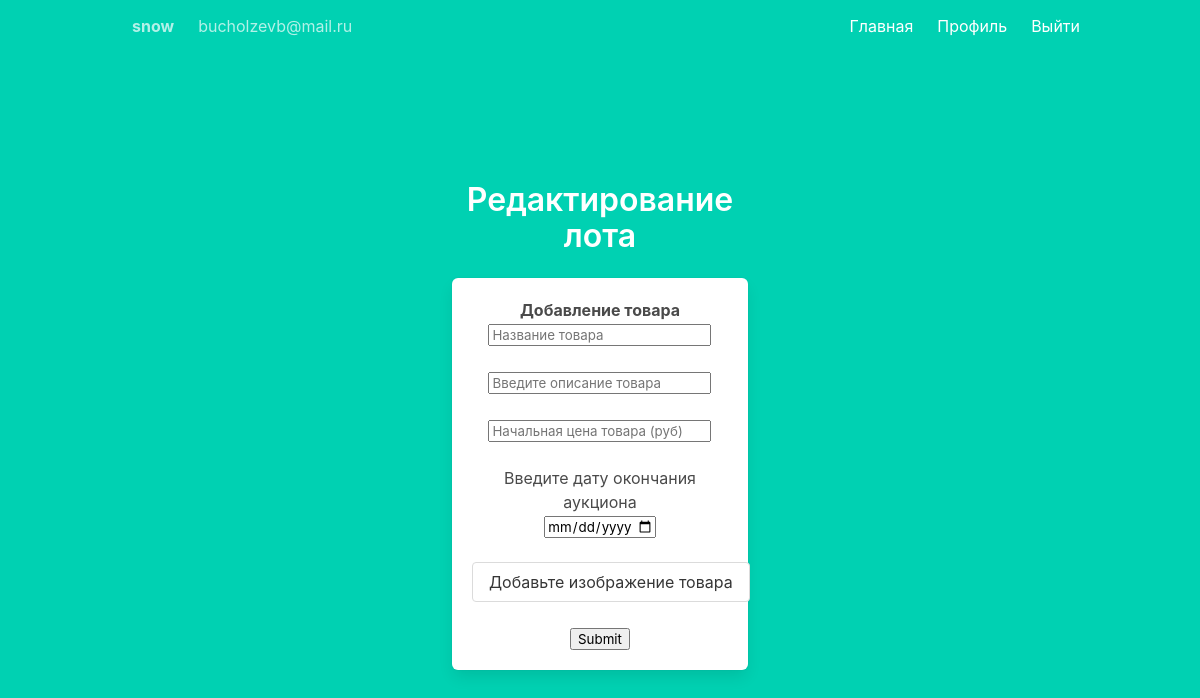
The app's page /change/17 (signed in), older data.
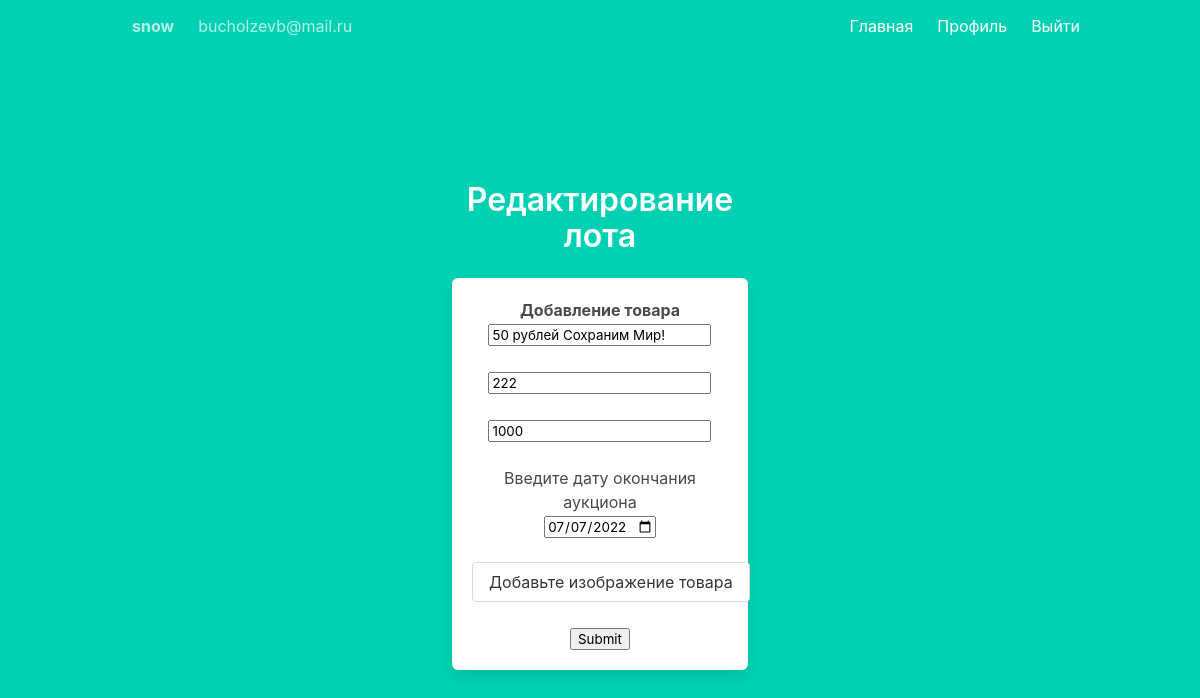
The same page, newer data.
### models.py (models this page shows, shortened)
class User(UserMixin, db.Model):
    id = db.Column(db.Integer, primary_key=True)  # primary keys are required by SQLAlchemy
    email = db.Column(db.String(100), unique=True, nullable=False)
    password = db.Column(db.String(100), nullable=False)
    name = db.Column(db.String(1000), nullable=False)
    items = db.relationship('Item', backref='user')

class Item(db.Model):
    id = db.Column(db.Integer, primary_key=True)
    title = db.Column(db.String(100), nullable=False)
    description = db.Column(db.String(500))
    description = db.Column(db.String(500))
    price = db.Column(db.Integer, nullable=False)
    final_date = db.Column(db.Text, nullable=False)
    user_id = db.Column(db.Integer, db.ForeignKey('user.id'))
    buyer = db.Column(db.String(100), nullable=True, default="Пока никому. Станьте первым!")

### main.py (the view)
@main.route('/change/<int:num>', methods=['GET'])
@login_required
def change_get(num):
    item = Item.query.filter_by(id=num).first()
    return render_template("change.html", data=item)

### __init__.py (called while the page is built)
def create_app() -> Flask:
    app = Flask(__name__)
    app.config['SECRET_KEY'] = 'secret-key-goes-here'
    app.config['SQLALCHEMY_DATABASE_URI'] = 'sqlite:///db.sqlite'
    app.config['SQLALCHEMY_TRACK_MODIFICATIONS'] = False
    app.config['UPLOAD_FOLDER'] = UPLOAD_FOLDER
    db.init_app(app)
    login_manager = LoginManager()
    login_manager.login_view = 'auth.login'
    login_manager.init_app(app)
    with app.app_context():
        db.create_all()
    from .auth import auth as auth_blueprint
    app.register_blueprint(auth_blueprint)
    from .main import main as main_blueprint
    app.register_blueprint(main_blueprint)
    from .models import User
    @login_manager.user_loader
    def load_user(user_id):
        return User.query.get(int(user_id))
    return app

### templates/change.html (shortened to what this page needs)
{% extends "base.html" %}
{% block content %}
<div class="column is-4 is-offset-4">
    <h3 class="title">Редактирование лота</h3>
    <div class="box">
<div class="control ">
    <h1></h1><strong> Добавление товара</strong></h1>
    <form method="POST" enctype="multipart/form-data">
        <input type="text" class="form-control" name="title" id="title" placeholder="Название товара" value="{{data.title}}"  >
        <br><br>
        <input class="form-control" name="description" id="description" placeholder="Введите описание товара"  value="{{data.description}}">
        <br><br>
         <input type="price" class="form-control" name="price" id="price" placeholder="Начальная цена товара (руб)"  value="{{data.price}}">
        <br><br>
            <h6> Введите дату окончания аукциона</h6>
         <input type="date" name="final_date" id="final_date" value="{{data.final_date}}"
                        max="2023-06-04" min="2022-06-14">
        <br><br>
        <a class="button" href="/uploads/{{data.id}}">Добавьте изображение товара</a>
            <br><br>
            <input type=submit class="is-success is-normal">
    </form>
</div>
    </div></div>
 {% endblock %}

### templates/base.html (shortened to what this page needs)
<!DOCTYPE html>
<html>
<head>
    <link rel="stylesheet" href="https://cdnjs.cloudflare.com/ajax/libs/bulma/0.7.2/css/bulma.min.css" />
</head>
<body>
    <section class="hero is-primary is-fullheight">
        <div class="hero-head">
            <nav class="navbar">
                <div class="container">
                    <div id="navbarMenuHeroA" class="navbar-menu">
                        <h1 class="navbar-item"><strong> {{current_user.name}}</strong></h1>
                        <h2 class="navbar-item"> {{current_user.email}} </h2>
                        <div class="navbar-end  ">
                            <a href="{{ url_for('main.index') }}" class="navbar-item">
                                Главная
                            </a>
                            {% if current_user.is_authenticated %}
                            <a href="{{ url_for('main.profile') }}" class="navbar-item">
                                Профиль
                            </a>
                            {% endif %}
                            {% if current_user.is_authenticated %}
                            <a href="{{ url_for('auth.logout') }}" class="navbar-item">
                                Выйти
                            </a>
                            {% endif %}
                        </div>
                    </div>
                </div>
            </nav>
        </div>
        <div class="hero-body">
            <div class="container has-text-centered">
               {% block content %}
               {% endblock %}
            </div>
        </div>
    </section>
</body>
</html>

Row changes from the older to the newer data that the page shows:
added Item: title "50 рублей Сохраним Мир!", description "222", price "1000", final_date "07/07/2022"
